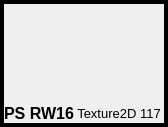
<?xml version="1.0" encoding="UTF-8"?>
<ui version="4.0">
 <class>ResourcePreview</class>
 <widget class="QFrame" name="ResourcePreview">
  <property name="geometry">
   <rect>
    <x>0</x>
    <y>0</y>
    <width>168</width>
    <height>127</height>
   </rect>
  </property>
  <property name="sizePolicy">
   <sizepolicy hsizetype="Fixed" vsizetype="Fixed">
    <horstretch>0</horstretch>
    <verstretch>0</verstretch>
   </sizepolicy>
  </property>
  <property name="windowTitle">
   <string>Form</string>
  </property>
  <property name="frameShape">
   <enum>QFrame::Box</enum>
  </property>
  <property name="lineWidth">
   <number>4</number>
  </property>
  <property name="midLineWidth">
   <number>4</number>
  </property>
  <layout class="QGridLayout" name="gridLayout">
   <property name="leftMargin">
    <number>0</number>
   </property>
   <property name="topMargin">
    <number>0</number>
   </property>
   <property name="rightMargin">
    <number>0</number>
   </property>
   <property name="bottomMargin">
    <number>0</number>
   </property>
   <property name="spacing">
    <number>0</number>
   </property>
   <item row="0" column="0" colspan="2">
    <widget class="CustomPaintWidget" name="thumbnail" native="true">
     <property name="sizePolicy">
      <sizepolicy hsizetype="MinimumExpanding" vsizetype="MinimumExpanding">
       <horstretch>0</horstretch>
       <verstretch>0</verstretch>
      </sizepolicy>
     </property>
    </widget>
   </item>
   <item row="1" column="0">
    <widget class="RDLabel" name="slotLabel">
     <property name="sizePolicy">
      <sizepolicy hsizetype="Preferred" vsizetype="Minimum">
       <horstretch>0</horstretch>
       <verstretch>0</verstretch>
      </sizepolicy>
     </property>
     <property name="font">
      <font>
       <pointsize>12</pointsize>
       <weight>75</weight>
       <bold>true</bold>
      </font>
     </property>
     <property name="text">
      <string>PS RW16</string>
     </property>
     <property name="margin">
      <number>1</number>
     </property>
    </widget>
   </item>
   <item row="1" column="1">
    <widget class="RDLabel" name="descriptionLabel">
     <property name="sizePolicy">
      <sizepolicy hsizetype="MinimumExpanding" vsizetype="Minimum">
       <horstretch>0</horstretch>
       <verstretch>0</verstretch>
      </sizepolicy>
     </property>
     <property name="font">
      <font>
       <pointsize>10</pointsize>
      </font>
     </property>
     <property name="text">
      <string>Texture2D 117</string>
     </property>
     <property name="alignment">
      <set>Qt::AlignCenter</set>
     </property>
     <property name="wordWrap">
      <bool>true</bool>
     </property>
     <property name="margin">
      <number>0</number>
     </property>
    </widget>
   </item>
  </layout>
 </widget>
 <customwidgets>
  <customwidget>
   <class>CustomPaintWidget</class>
   <extends>QWidget</extends>
   <header>Widgets/CustomPaintWidget.h</header>
  </customwidget>
  <customwidget>
   <class>RDLabel</class>
   <extends>QLabel</extends>
   <header>Widgets/Extended/RDLabel.h</header>
  </customwidget>
 </customwidgets>
 <resources/>
 <connections/>
</ui>
